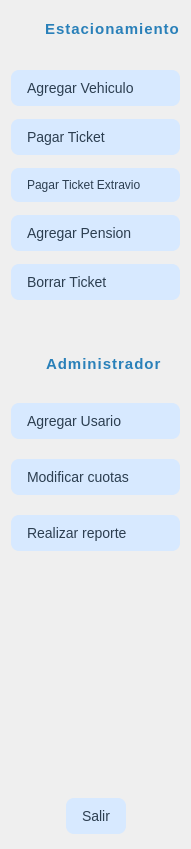
     <widget class="QWidget" name="iconoText" native="true">
      <property name="maximumSize">
       <size>
        <width>191</width>
        <height>849</height>
       </size>
      </property>
      <property name="styleSheet">
       <string notr="true">QPushButtons{
 height:30px;
 border:none;
}</string>
      </property>
      <layout class="QVBoxLayout" name="verticalLayout_5">
       <property name="topMargin">
        <number>20</number>
       </property>
       <property name="bottomMargin">
        <number>15</number>
       </property>
       <item>
        <layout class="QHBoxLayout" name="horizontalLayout">
         <property name="bottomMargin">
          <number>6</number>
         </property>
         <item>
          <widget class="QLabel" name="label_2">
           <property name="maximumSize">
            <size>
             <width>31</width>
             <height>31</height>
            </size>
           </property>
           <property name="text">
            <string/>
           </property>
           <property name="pixmap">
            <pixmap resource="../../../Downloads/Estacionamiento/Estacionamiento/app/iconos/iconos.qrc">:/prefijoNuevo/images.png</pixmap>
           </property>
           <property name="scaledContents">
            <bool>true</bool>
           </property>
          </widget>
         </item>
         <item>
          <widget class="QLabel" name="label_3">
           <property name="font">
            <font>
             <family>Segoe UI</family>
             <pointsize>-1</pointsize>
             <bold>true</bold>
            </font>
           </property>
           <property name="styleSheet">
            <string notr="true">QLabel {
    font-size: 15px;                  /* grande y llamativo */
    font-weight: bold;                 /* negrita */
    color: #2980b9;                    /* azul principal */
    letter-spacing: 1px;               /* espacio entre letras */
    text-shadow: 1px 1px 2px rgba(0,0,0,0.2); /* sombra sutil */
    font-family: &quot;Segoe UI&quot;, &quot;Arial&quot;, sans-serif; /* moderna y legible */
}</string>
           </property>
           <property name="text">
            <string>Estacionamiento</string>
           </property>
          </widget>
         </item>
        </layout>
       </item>
       <item>
        <layout class="QVBoxLayout" name="verticalLayout_2">
         <property name="spacing">
          <number>13</number>
         </property>
         <property name="topMargin">
          <number>20</number>
         </property>
         <item>
          <widget class="QPushButton" name="add_vehiculo_2">
           <property name="styleSheet">
            <string notr="true">QPushButton {
    background-color:#d7e9ff;        /* azul muy suave de base */
    color: #2c3e50;
    border: none;
    border-radius: 8px;
    padding: 10px 16px;
    font-size: 14px;
    text-align: left;               /* alineado a la izquierda */
}

QPushButton:hover {
    background-color: #d7e9ff;      /* azul un poco más intenso al pasar el mouse */
}

QPushButton:pressed {
    background-color: #a9d1ff;      /* azul más oscuro al hacer clic */
    color: #0b3d91;                 /* texto más fuerte */
    font-weight: bold;
}

/* botón &quot;activo&quot; → lo puedes aplicar con setProperty(&quot;class&quot;, &quot;active&quot;) */
QPushButton[active=&quot;true&quot;] {
    background-color: #3498db;      /* azul fuerte */
    color: white;
    font-weight: bold;
}</string>
           </property>
           <property name="text">
            <string>Agregar Vehiculo</string>
           </property>
           <property name="icon">
            <iconset resource="../../../Downloads/Estacionamiento/Estacionamiento/app/iconos/iconos.qrc">
             <normaloff>:/prefijoNuevo/add-car-icon.svg</normaloff>:/prefijoNuevo/add-car-icon.svg</iconset>
           </property>
           <property name="iconSize">
            <size>
             <width>200</width>
             <height>20</height>
            </size>
           </property>
           <property name="checkable">
            <bool>true</bool>
           </property>
           <property name="autoExclusive">
            <bool>true</bool>
           </property>
          </widget>
         </item>
         <item>
          <widget class="QPushButton" name="pagar_2">
           <property name="styleSheet">
            <string notr="true">QPushButton {
    background-color: #d7e9ff;        /* azul muy suave de base */
    color: #2c3e50;
    border: none;
    border-radius: 8px;
    padding: 10px 16px;
    font-size: 14px;
    text-align: left;               /* alineado a la izquierda */
}

QPushButton:hover {
    background-color: #d7e9ff;      /* azul un poco más intenso al pasar el mouse */
}

QPushButton:pressed {
    background-color: #a9d1ff;      /* azul más oscuro al hacer clic */
    color: #0b3d91;                 /* texto más fuerte */
    font-weight: bold;
}

/* botón &quot;activo&quot; → lo puedes aplicar con setProperty(&quot;class&quot;, &quot;active&quot;) */
QPushButton[active=&quot;true&quot;] {
    background-color: #3498db;      /* azul fuerte */
    color: white;
    font-weight: bold;
}</string>
           </property>
           <property name="text">
            <string>Pagar Ticket</string>
           </property>
           <property name="icon">
            <iconset resource="../../../Downloads/Estacionamiento/Estacionamiento/app/iconos/iconos.qrc">
             <normaloff>:/prefijoNuevo/dollar-sign.svg</normaloff>:/prefijoNuevo/dollar-sign.svg</iconset>
           </property>
           <property name="iconSize">
            <size>
             <width>100</width>
             <height>20</height>
            </size>
           </property>
           <property name="checkable">
            <bool>true</bool>
           </property>
           <property name="autoExclusive">
            <bool>true</bool>
           </property>
          </widget>
         </item>
         <item>
          <widget class="QPushButton" name="pagar_ext_3">
           <property name="styleSheet">
            <string notr="true">QPushButton {
    background-color: #d7e9ff;        /* azul muy suave de base */
    color: #2c3e50;
    border: none;
    border-radius: 8px;
    padding: 10px 16px;
    font-size: 12px;
    text-align: left;               /* alineado a la izquierda */
}

QPushButton:hover {
    background-color: #d7e9ff;      /* azul un poco más intenso al pasar el mouse */
}

QPushButton:pressed {
    background-color: #a9d1ff;      /* azul más oscuro al hacer clic */
    color: #0b3d91;                 /* texto más fuerte */
    font-weight: bold;
}

/* botón &quot;activo&quot; → lo puedes aplicar con setProperty(&quot;class&quot;, &quot;active&quot;) */
QPushButton[active=&quot;true&quot;] {
    background-color: #3498db;      /* azul fuerte */
    color: white;
    font-weight: bold;
}</string>
           </property>
           <property name="text">
            <string>Pagar Ticket Extravio</string>
           </property>
           <property name="icon">
            <iconset resource="../../../Downloads/Estacionamiento/Estacionamiento/app/iconos/iconos.qrc">
             <normaloff>:/prefijoNuevo/remove-ticket-icon.svg</normaloff>:/prefijoNuevo/remove-ticket-icon.svg</iconset>
           </property>
           <property name="iconSize">
            <size>
             <width>100</width>
             <height>20</height>
            </size>
           </property>
           <property name="checkable">
            <bool>true</bool>
           </property>
           <property name="autoExclusive">
            <bool>true</bool>
           </property>
          </widget>
         </item>
         <item>
          <widget class="QPushButton" name="add_pencion_2">
           <property name="styleSheet">
            <string notr="true">QPushButton {
    background-color: #d7e9ff;        /* azul muy suave de base */
    color: #2c3e50;
    border: none;
    border-radius: 8px;
    padding: 10px 16px;
    font-size: 14px;
    text-align: left;               /* alineado a la izquierda */
}

QPushButton:hover {
    background-color: #d7e9ff;      /* azul un poco más intenso al pasar el mouse */
}

QPushButton:pressed {
    background-color: #a9d1ff;      /* azul más oscuro al hacer clic */
    color: #0b3d91;                 /* texto más fuerte */
    font-weight: bold;
}

/* botón &quot;activo&quot; → lo puedes aplicar con setProperty(&quot;class&quot;, &quot;active&quot;) */
QPushButton[active=&quot;true&quot;] {
    background-color: #3498db;      /* azul fuerte */
    color: white;
    font-weight: bold;
}
</string>
           </property>
           <property name="text">
            <string>Agregar Pension</string>
           </property>
           <property name="icon">
            <iconset resource="../../../Downloads/Estacionamiento/Estacionamiento/app/iconos/iconos.qrc">
             <normaloff>:/prefijoNuevo/add-boy-user-icon.svg</normaloff>:/prefijoNuevo/add-boy-user-icon.svg</iconset>
           </property>
           <property name="iconSize">
            <size>
             <width>100</width>
             <height>20</height>
            </size>
           </property>
           <property name="checkable">
            <bool>true</bool>
           </property>
           <property name="autoExclusive">
            <bool>true</bool>
           </property>
          </widget>
         </item>
         <item>
          <widget class="QPushButton" name="borrar_ticket_2">
           <property name="styleSheet">
            <string notr="true">QPushButton {
    background-color: #d7e9ff;        /* azul muy suave de base */
    color: #2c3e50;
    border: none;
    border-radius: 8px;
    padding: 10px 16px;
    font-size: 14px;
    text-align: left;               /* alineado a la izquierda */
}

QPushButton:hover {
    background-color: #d7e9ff;      /* azul un poco más intenso al pasar el mouse */
}

QPushButton:pressed {
    background-color: #a9d1ff;      /* azul más oscuro al hacer clic */
    color: #0b3d91;                 /* texto más fuerte */
    font-weight: bold;
}

/* botón &quot;activo&quot; → lo puedes aplicar con setProperty(&quot;class&quot;, &quot;active&quot;) */
QPushButton[active=&quot;true&quot;] {
    background-color: #3498db;      /* azul fuerte */
    color: white;
    font-weight: bold;
}</string>
           </property>
           <property name="text">
            <string>Borrar Ticket</string>
           </property>
           <property name="icon">
            <iconset resource="../../../Downloads/Estacionamiento/Estacionamiento/app/iconos/iconos.qrc">
             <normaloff>:/prefijoNuevo/trash-2.svg</normaloff>:/prefijoNuevo/trash-2.svg</iconset>
           </property>
           <property name="iconSize">
            <size>
             <width>100</width>
             <height>20</height>
            </size>
           </property>
           <property name="checkable">
            <bool>true</bool>
           </property>
           <property name="autoExclusive">
            <bool>true</bool>
           </property>
          </widget>
         </item>
        </layout>
       </item>
       <item>
        <spacer name="verticalSpacer_4">
         <property name="orientation">
          <enum>Qt::Orientation::Vertical</enum>
         </property>
         <property name="sizeHint" stdset="0">
          <size>
           <width>20</width>
           <height>164</height>
          </size>
         </property>
        </spacer>
       </item>
       <item>
        <layout class="QVBoxLayout" name="verticalLayout">
         <property name="spacing">
          <number>20</number>
         </property>
         <property name="bottomMargin">
          <number>18</number>
         </property>
         <item>
          <layout class="QHBoxLayout" name="horizontalLayout_6">
           <property name="spacing">
            <number>10</number>
           </property>
           <property name="bottomMargin">
            <number>10</number>
           </property>
           <item>
            <widget class="QLabel" name="label">
             <property name="maximumSize">
              <size>
               <width>25</width>
               <height>25</height>
              </size>
             </property>
             <property name="text">
              <string/>
             </property>
             <property name="pixmap">
              <pixmap resource="../../../Downloads/Estacionamiento/Estacionamiento/app/iconos/iconos.qrc">:/prefijoNuevo/man-working-on-laptop-icon.svg</pixmap>
             </property>
             <property name="scaledContents">
              <bool>true</bool>
             </property>
            </widget>
           </item>
           <item>
            <widget class="QLabel" name="label_5">
             <property name="font">
              <font>
               <family>Segoe UI</family>
               <pointsize>-1</pointsize>
               <bold>true</bold>
              </font>
             </property>
             <property name="styleSheet">
              <string notr="true">QLabel {
    font-size: 15px;                  /* grande y llamativo */
    font-weight: bold;                 /* negrita */
    color: #2980b9;                    /* azul principal */
    letter-spacing: 1px;               /* espacio entre letras */
    text-shadow: 1px 1px 2px rgba(0,0,0,0.2); /* sombra sutil */
    font-family: &quot;Segoe UI&quot;, &quot;Arial&quot;, sans-serif; /* moderna y legible */
}</string>
             </property>
             <property name="text">
              <string>Administrador</string>
             </property>
            </widget>
           </item>
          </layout>
         </item>
         <item>
          <widget class="QPushButton" name="add_usuario_2">
           <property name="styleSheet">
            <string notr="true">QPushButton {
    background-color: #d7e9ff;        /* azul muy suave de base */
    color: #2c3e50;
    border: none;
    border-radius: 8px;
    padding: 10px 16px;
    font-size: 14px;
    text-align: left;               /* alineado a la izquierda */
}

QPushButton:hover {
    background-color: #d7e9ff;      /* azul un poco más intenso al pasar el mouse */
}

QPushButton:pressed {
    background-color: #a9d1ff;      /* azul más oscuro al hacer clic */
    color: #0b3d91;                 /* texto más fuerte */
    font-weight: bold;
}

/* botón &quot;activo&quot; → lo puedes aplicar con setProperty(&quot;class&quot;, &quot;active&quot;) */
QPushButton[active=&quot;true&quot;] {
    background-color: #3498db;      /* azul fuerte */
    color: white;
    font-weight: bold;
}</string>
           </property>
           <property name="text">
            <string>Agregar Usario</string>
           </property>
           <property name="icon">
            <iconset resource="../../../Downloads/Estacionamiento/Estacionamiento/app/iconos/iconos.qrc">
             <normaloff>:/prefijoNuevo/create-group-icon.svg</normaloff>:/prefijoNuevo/create-group-icon.svg</iconset>
           </property>
           <property name="iconSize">
            <size>
             <width>100</width>
             <height>20</height>
            </size>
           </property>
           <property name="checkable">
            <bool>true</bool>
           </property>
           <property name="autoExclusive">
            <bool>true</bool>
           </property>
          </widget>
         </item>
         <item>
          <widget class="QPushButton" name="mod_tarifa_2">
           <property name="styleSheet">
            <string notr="true">QPushButton {
    background-color: #d7e9ff;        /* azul muy suave de base */
    color: #2c3e50;
    border: none;
    border-radius: 8px;
    padding: 10px 16px;
    font-size: 14px;
    text-align: left;               /* alineado a la izquierda */
}

QPushButton:hover {
    background-color: #d7e9ff;      /* azul un poco más intenso al pasar el mouse */
}

QPushButton:pressed {
    background-color: #a9d1ff;      /* azul más oscuro al hacer clic */
    color: #0b3d91;                 /* texto más fuerte */
    font-weight: bold;
}

/* botón &quot;activo&quot; → lo puedes aplicar con setProperty(&quot;class&quot;, &quot;active&quot;) */
QPushButton[active=&quot;true&quot;] {
    background-color: #3498db;      /* azul fuerte */
    color: white;
    font-weight: bold;
}
</string>
           </property>
           <property name="text">
            <string>Modificar cuotas</string>
           </property>
           <property name="icon">
            <iconset resource="../../../Downloads/Estacionamiento/Estacionamiento/app/iconos/iconos.qrc">
             <normaloff>:/prefijoNuevo/money-icon.svg</normaloff>:/prefijoNuevo/money-icon.svg</iconset>
           </property>
           <property name="iconSize">
            <size>
             <width>100</width>
             <height>20</height>
            </size>
           </property>
           <property name="checkable">
            <bool>true</bool>
           </property>
           <property name="autoExclusive">
            <bool>true</bool>
           </property>
          </widget>
         </item>
         <item>
          <widget class="QPushButton" name="reporte_2">
           <property name="styleSheet">
            <string notr="true">QPushButton {
    background-color: #d7e9ff;        /* azul muy suave de base */
    color: #2c3e50;
    border: none;
    border-radius: 8px;
    padding: 10px 16px;
    font-size: 14px;
    text-align: left;               /* alineado a la izquierda */
}

QPushButton:hover {
    background-color: #d7e9ff;      /* azul un poco más intenso al pasar el mouse */
}

QPushButton:pressed {
    background-color: #a9d1ff;      /* azul más oscuro al hacer clic */
    color: #0b3d91;                 /* texto más fuerte */
    font-weight: bold;
}

/* botón &quot;activo&quot; → lo puedes aplicar con setProperty(&quot;class&quot;, &quot;active&quot;) */
QPushButton[active=&quot;true&quot;] {
    background-color: #3498db;      /* azul fuerte */
    color: white;
    font-weight: bold;
}</string>
           </property>
           <property name="text">
            <string>Realizar reporte</string>
           </property>
           <property name="icon">
            <iconset resource="../../../Downloads/Estacionamiento/Estacionamiento/app/iconos/iconos.qrc">
             <normaloff>:/prefijoNuevo/column-chart-line-icon.svg</normaloff>:/prefijoNuevo/column-chart-line-icon.svg</iconset>
           </property>
           <property name="iconSize">
            <size>
             <width>100</width>
             <height>20</height>
            </size>
           </property>
           <property name="checkable">
            <bool>true</bool>
           </property>
           <property name="autoExclusive">
            <bool>true</bool>
           </property>
          </widget>
         </item>
        </layout>
       </item>
       <item>
        <spacer name="verticalSpacer_2">
         <property name="orientation">
          <enum>Qt::Orientation::Vertical</enum>
         </property>
         <property name="sizeHint" stdset="0">
          <size>
           <width>20</width>
           <height>338</height>
          </size>
         </property>
        </spacer>
       </item>
       <item>
        <layout class="QHBoxLayout" name="horizontalLayout_5">
         <item>
          <spacer name="horizontalSpacer_5">
           <property name="orientation">
            <enum>Qt::Orientation::Horizontal</enum>
           </property>
           <property name="sizeHint" stdset="0">
            <size>
             <width>40</width>
             <height>20</height>
            </size>
           </property>
          </spacer>
         </item>
         <item>
          <widget class="QPushButton" name="exit_2">
           <property name="styleSheet">
            <string notr="true">QPushButton {
    background-color: #d7e9ff;        /* azul muy suave de base */
    color: #2c3e50;
    border: none;
    border-radius: 8px;
    padding: 10px 16px;
    font-size: 14px;
    text-align: left;               /* alineado a la izquierda */
}

QPushButton:hover {
    background-color: #d7e9ff;      /* azul un poco más intenso al pasar el mouse */
}

QPushButton:pressed {
    background-color: #ED2828;      /* azul más oscuro al hacer clic */
    color: #0b3d91;                 /* texto más fuerte */
    font-weight: bold;
}

/* botón &quot;activo&quot; → lo puedes aplicar con setProperty(&quot;class&quot;, &quot;active&quot;) */
QPushButton[active=&quot;true&quot;] {
    background-color: #3498db;      /* azul fuerte */
    color: white;
    font-weight: bold;
}</string>
           </property>
           <property name="text">
            <string>Salir</string>
           </property>
           <property name="icon">
            <iconset resource="../../../Downloads/Estacionamiento/Estacionamiento/app/iconos/iconos.qrc">
             <normaloff>:/prefijoNuevo/log-out.svg</normaloff>:/prefijoNuevo/log-out.svg</iconset>
           </property>
           <property name="iconSize">
            <size>
             <width>100</width>
             <height>20</height>
            </size>
           </property>
           <property name="checkable">
            <bool>true</bool>
           </property>
           <property name="autoExclusive">
            <bool>true</bool>
           </property>
          </widget>
         </item>
         <item>
          <spacer name="horizontalSpacer_6">
           <property name="orientation">
            <enum>Qt::Orientation::Horizontal</enum>
           </property>
           <property name="sizeHint" stdset="0">
            <size>
             <width>40</width>
             <height>20</height>
            </size>
           </property>
          </spacer>
         </item>
        </layout>
       </item>
      </layout>
     </widget>
